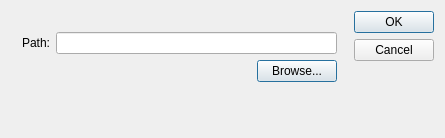
<?xml version="1.0" encoding="UTF-8"?>
<ui version="4.0">
 <class>GetStringDialogBase</class>
 <widget class="QDialog" name="GetStringDialogBase">
  <property name="geometry">
   <rect>
    <x>0</x>
    <y>0</y>
    <width>445</width>
    <height>138</height>
   </rect>
  </property>
  <property name="windowTitle">
   <string>Enter string...</string>
  </property>
  <property name="windowIcon">
   <iconset resource="gex.qrc">
    <normaloff>:/gex/icons/gex_application_48x48.png</normaloff>:/gex/icons/gex_application_48x48.png</iconset>
  </property>
  <property name="autoFillBackground">
   <bool>true</bool>
  </property>
  <layout class="QGridLayout" name="gridLayout_2">
   <item row="0" column="1">
    <layout class="QVBoxLayout" name="verticalLayout_2">
     <item>
      <layout class="QVBoxLayout" name="verticalLayout">
       <item>
        <widget class="QPushButton" name="PushButtonOk">
         <property name="text">
          <string>OK</string>
         </property>
         <property name="default">
          <bool>true</bool>
         </property>
        </widget>
       </item>
       <item>
        <widget class="QPushButton" name="PushButtonCancel">
         <property name="text">
          <string>Cancel</string>
         </property>
        </widget>
       </item>
       <item>
        <spacer name="verticalSpacer_2">
         <property name="orientation">
          <enum>Qt::Vertical</enum>
         </property>
         <property name="sizeHint" stdset="0">
          <size>
           <width>20</width>
           <height>40</height>
          </size>
         </property>
        </spacer>
       </item>
      </layout>
     </item>
    </layout>
   </item>
   <item row="0" column="0">
    <widget class="QStackedWidget" name="stackedWidget">
     <property name="currentIndex">
      <number>0</number>
     </property>
     <widget class="QWidget" name="page">
      <layout class="QGridLayout" name="gridLayout_4">
       <item row="0" column="0">
        <layout class="QVBoxLayout" name="m_poLayoutConditions">
         <item>
          <layout class="QHBoxLayout" name="horizontalLayout">
           <item>
            <widget class="QLabel" name="TextLabel">
             <property name="text">
              <string>Path:</string>
             </property>
             <property name="wordWrap">
              <bool>false</bool>
             </property>
            </widget>
           </item>
           <item>
            <widget class="QLineEdit" name="LineEdit">
             <property name="toolTip">
              <string/>
             </property>
             <property name="maxLength">
              <number>1023</number>
             </property>
            </widget>
           </item>
          </layout>
         </item>
         <item>
          <layout class="QHBoxLayout" name="horizontalLayout_2">
           <item>
            <spacer name="horizontalSpacer">
             <property name="orientation">
              <enum>Qt::Horizontal</enum>
             </property>
             <property name="sizeHint" stdset="0">
              <size>
               <width>40</width>
               <height>20</height>
              </size>
             </property>
            </spacer>
           </item>
           <item>
            <widget class="QPushButton" name="PushButtonBrowse">
             <property name="toolTip">
              <string>Browse your disc</string>
             </property>
             <property name="text">
              <string>Browse...</string>
             </property>
             <property name="default">
              <bool>true</bool>
             </property>
            </widget>
           </item>
          </layout>
         </item>
        </layout>
       </item>
      </layout>
     </widget>
     <widget class="QWidget" name="page_2">
      <layout class="QGridLayout" name="gridLayout_3">
       <item row="0" column="0">
        <layout class="QGridLayout" name="gridLayout">
         <item row="0" column="0">
          <widget class="QLabel" name="TextLabel_Welcome">
           <property name="text">
            <string>String 1:</string>
           </property>
           <property name="wordWrap">
            <bool>false</bool>
           </property>
          </widget>
         </item>
         <item row="1" column="0">
          <widget class="QLabel" name="TextLabel_1">
           <property name="text">
            <string>String 1:</string>
           </property>
           <property name="wordWrap">
            <bool>false</bool>
           </property>
          </widget>
         </item>
         <item row="1" column="1">
          <widget class="QLineEdit" name="LineEdit_1">
           <property name="toolTip">
            <string/>
           </property>
           <property name="maxLength">
            <number>80</number>
           </property>
          </widget>
         </item>
         <item row="2" column="0">
          <widget class="QLabel" name="TextLabel_2">
           <property name="text">
            <string>String 2:</string>
           </property>
           <property name="wordWrap">
            <bool>false</bool>
           </property>
          </widget>
         </item>
         <item row="2" column="1">
          <widget class="QLineEdit" name="LineEdit_2">
           <property name="toolTip">
            <string/>
           </property>
           <property name="maxLength">
            <number>80</number>
           </property>
          </widget>
         </item>
        </layout>
       </item>
      </layout>
     </widget>
    </widget>
   </item>
   <item row="1" column="0">
    <spacer name="verticalSpacer">
     <property name="orientation">
      <enum>Qt::Vertical</enum>
     </property>
     <property name="sizeHint" stdset="0">
      <size>
       <width>20</width>
       <height>40</height>
      </size>
     </property>
    </spacer>
   </item>
  </layout>
 </widget>
 <layoutdefault spacing="6" margin="11"/>
 <pixmapfunction>qPixmapFromMimeSource</pixmapfunction>
 <tabstops>
  <tabstop>LineEdit</tabstop>
  <tabstop>PushButtonBrowse</tabstop>
  <tabstop>LineEdit_1</tabstop>
  <tabstop>LineEdit_2</tabstop>
  <tabstop>PushButtonOk</tabstop>
  <tabstop>PushButtonCancel</tabstop>
 </tabstops>
 <resources>
  <include location="gex.qrc"/>
 </resources>
 <connections/>
</ui>
